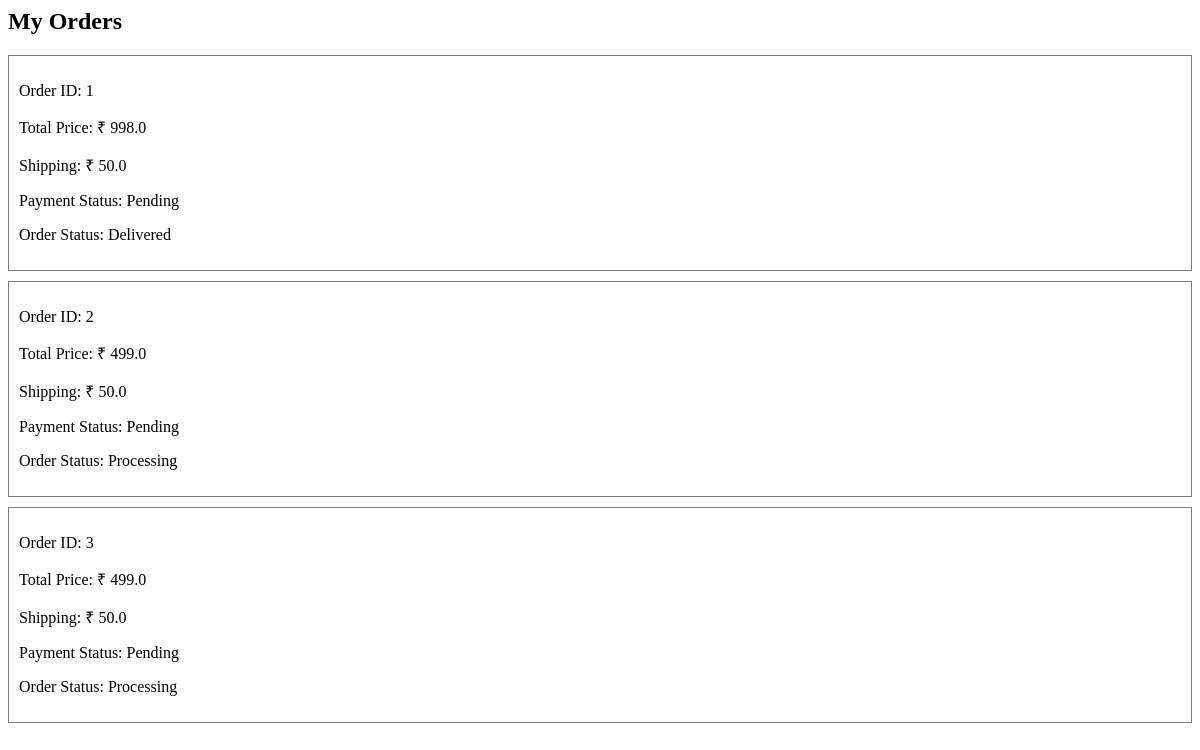
Page /my-orders (signed in) on the earlier database version.
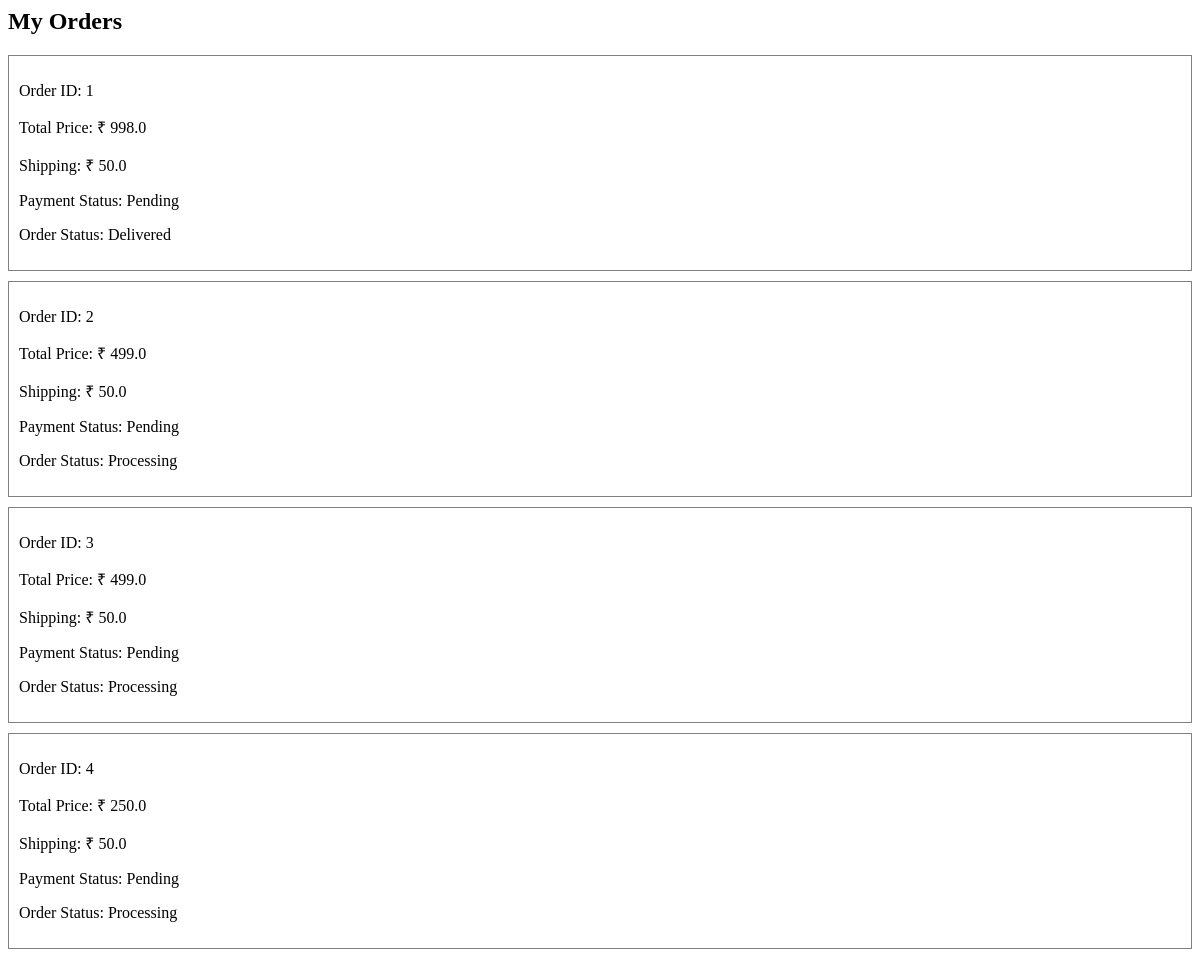
Same page on the later database version.
### models.py (models this page shows)
class Order(db.Model):
    id = db.Column(db.Integer, primary_key=True)
    user_id = db.Column(db.Integer, db.ForeignKey('user.id'))
    total_price = db.Column(db.Float)
    shipping_price = db.Column(db.Float)
    payment_status = db.Column(db.String(50))
    order_status = db.Column(db.String(50))
    items = db.relationship('OrderItem', backref='order', lazy=True)

### app.py (the view)
@app.route('/my-orders')
def my_orders():
    if "user_id" not in session:
        return redirect(url_for("login"))
    orders = Order.query.filter_by(user_id=session["user_id"]).all()
    return render_template(
        "my_orders.html",
        orders=orders
    )

### templates/my_orders.html
<h2>My Orders</h2>
{% for order in orders %}
<div style="border:1px solid gray; padding:10px; margin-bottom:10px">
<p>Order ID: {{order.id}}</p>
<p>Total Price: ₹ {{order.total_price}}</p>
<p>Shipping: ₹ {{order.shipping_price}}</p>
<p>Payment Status: {{order.payment_status}}</p>
<p>Order Status: {{order.order_status}}</p>
</div>
{% endfor %}

Differences in the rows shown:
added Order: id "4", total_price "250.0", shipping_price "50.0", payment_status "Pending", order_status "Processing"
